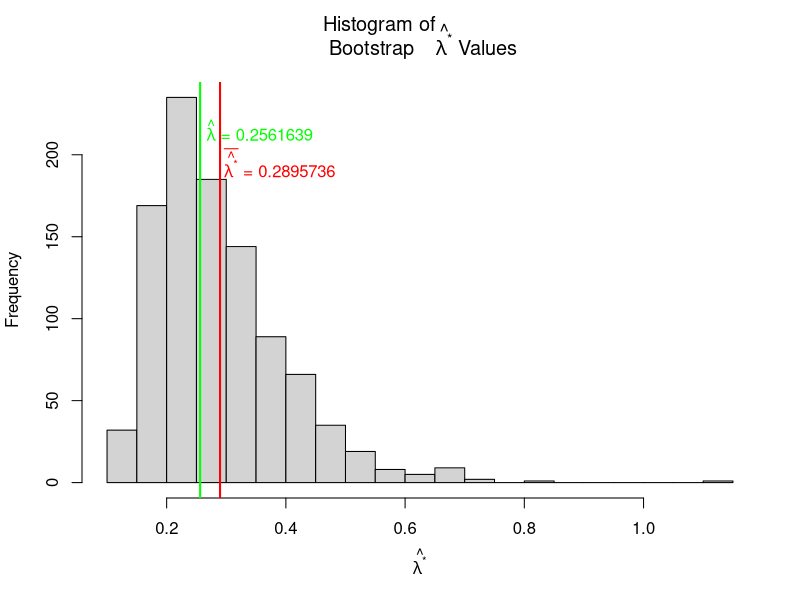

Generate this figure with R:
# Kian Frawley 4/25/24 
# Below are the calculations for Math327 R Assignment Question 9
size=8#Set size
lambda=0.256163944#Init lambda from sample

bootLambda=numeric(1000)
for (i in 1:1000) {
  bootLambda[i] = 1 / mean(rexp(size, rate = lambda))
}

bootMean=sum(bootLambda) / 1000 #Calculate mean and standard deviation
bootSd=sqrt(sum((bootLambda - bootMean)^2) / 999)
bias=bootMean-lambda#Estimate the bias
uncer=bootSd

#Plot a histogram of the bootstrap sample lambda
hist(bootLambda, breaks = 20, main = bquote(paste("Histogram of
 Bootstrap ", hat(lambda^"*"), " Values")), xlab = expression(hat(lambda^"*")))

#Plot a line for lambda hat
abline(v = lambda, col = "green", lwd = 2)
text(x = lambda + 0.1, y = 215, labels = bquote(paste(hat(lambda), " = ",
                                                         .(lambda))), col = "green")
#Plot a line for the boot mean
abline(v = bootMean, col = "red", lwd = 2)
text(x = bootMean + 0.1, y = 195, labels =
       bquote(paste(bar(hat(lambda^"*")), " = ", .(bootMean))), col = "red")

biasDerived=(((size+1)/size) * lambda)-lambda#Derive bias
uncertaintyDerived=lambda/sqrt(size)

#Printing
print(paste("Lambda hat:", lambda))
print(paste("Bootstrap sample lambda hat mean:", bootMean))
print(paste("Bootstrap sample lambda hat standard deviation:", bootSd))
print(paste("Lambda hat bias estimate:", bias))
print(paste("Lambda hat bias derived:", biasDerived))
print(paste("Lambda hat uncertainty estimate:", uncer)) 
print(paste("Lambda hat uncertainty derived:", uncertaintyDerived)) 